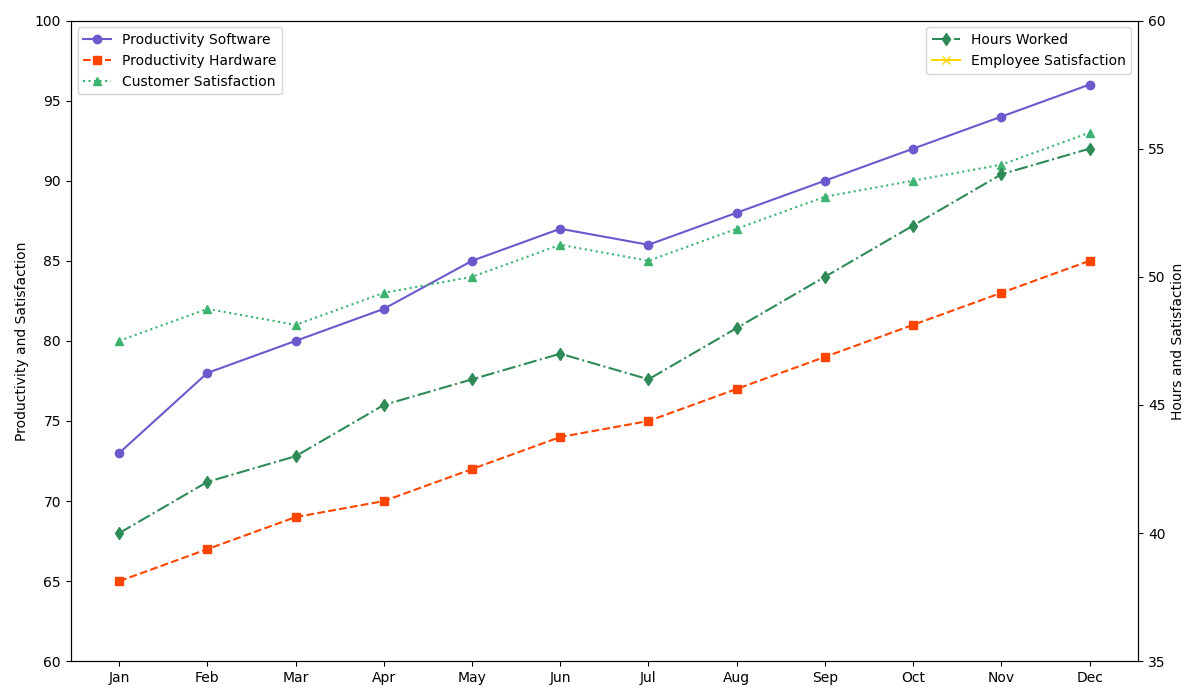

The script that drew this image:
import matplotlib.pyplot as plt
import numpy as np

months = np.array([
    'Jan', 'Feb', 'Mar', 'Apr', 'May', 'Jun',
    'Jul', 'Aug', 'Sep', 'Oct', 'Nov', 'Dec'
])
productivity_software = np.array([73, 78, 80, 82, 85, 87, 86, 88, 90, 92, 94, 96])
productivity_hardware = np.array([65, 67, 69, 70, 72, 74, 75, 77, 79, 81, 83, 85])
hours_worked = np.array([40, 42, 43, 45, 46, 47, 46, 48, 50, 52, 54, 55])
customer_satisfaction = np.array([80, 82, 81, 83, 84, 86, 85, 87, 89, 90, 91, 93])
employee_satisfaction = np.array([75, 76, 77, 78, 79, 81, 82, 83, 85, 86, 88, 89])

fig, ax1 = plt.subplots(figsize=(12, 7))

ax1.plot(months, productivity_software, 'o-', color='slateblue', label='Productivity Software')
ax1.plot(months, productivity_hardware, 's--', color='orangered', label='Productivity Hardware')
ax1.plot(months, customer_satisfaction, '^:', color='mediumseagreen', label='Customer Satisfaction')

ax1.set_ylim(60, 100)
ax1.set_xticks(months)
ax1.set_ylabel('Productivity and Satisfaction')
ax1.legend(loc='upper left')

ax2 = ax1.twinx()
ax2.plot(months, hours_worked, 'd-.', color='seagreen', label='Hours Worked')
ax2.plot(months, employee_satisfaction, 'x-', color='gold', label='Employee Satisfaction')
ax2.set_ylim(35, 60)
ax2.set_ylabel('Hours and Satisfaction')
ax2.legend(loc='upper right')

plt.tight_layout()
plt.show()
